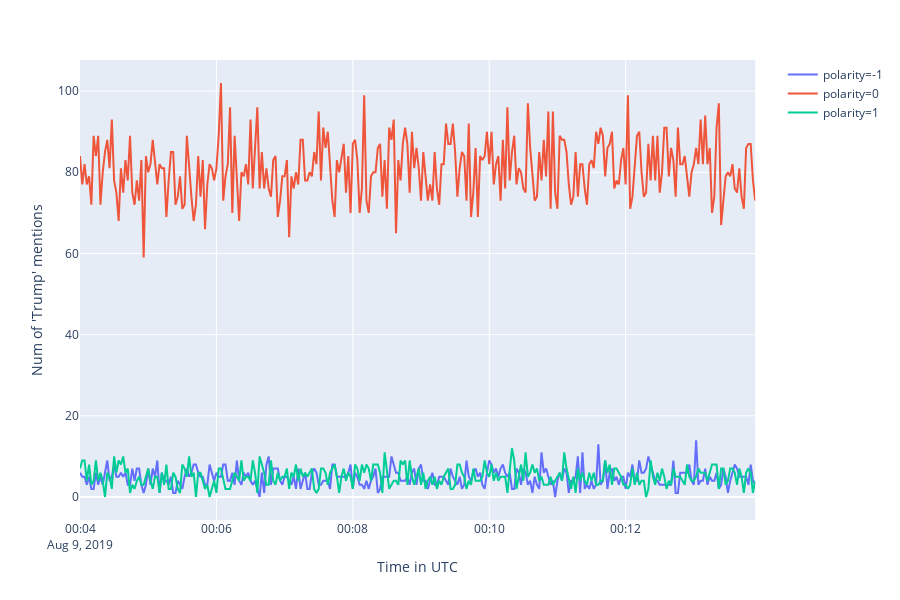

Notebook source saved alongside this figure:
### Code cell
'''
This plot shows the latest Twitter data within 30 mins and will automatically update.
In polarity:
    -1 means negative
    0  means neural
    +1 means positive
'''
while True:
    clear_output()
    db_connection = mysql.connector.connect(
        host="localhost",
        user="root",
        passwd="password",
        database="TwitterDB",
        charset = 'utf8'
    )
    # Load data from MySQL
    timenow = (datetime.datetime.utcnow() - datetime.timedelta(hours=0, minutes=10)).strftime('%Y-%m-%d %H:%M:%S')
    query = "SELECT id_str, text, created_at, polarity, user_location FROM {} WHERE created_at >= '{}' " \
                     .format(settings.TABLE_NAME, timenow)
    df = pd.read_sql(query, con=db_connection)
    # UTC for date time at default
    df['created_at'] = pd.to_datetime(df['created_at'])

    # Clean and transform data to enable time series
    result = df.groupby([pd.Grouper(key='created_at', freq='2s'), 'polarity']).count().unstack(fill_value=0).stack().reset_index()
    #result['created_at'] = pd.to_datetime(result['created_at']).apply(lambda x: x.strftime('%m-%d %H:%M'))
    #result = df
    result = result.rename(columns={"id_str": "Num of '{}' mentions".format(settings.TRACK_WORDS[0]), "created_at":"Time in UTC"})
    
    fig = px.line(result, x='Time in UTC', y="Num of '{}' mentions".format(settings.TRACK_WORDS[0]), color='polarity')
    fig.show()
    time.sleep(60)

### Figure 1 — Plotly figure (JSON) as saved in the notebook; plotly's stock layout.template omitted (floating-point values rounded to 4 significant figures; data arrays with more than 128 entries replaced by an {"elided": "..."} marker saying what was removed)
{"data": [{"hoverlabel": {"namelength": 0}, "hovertemplate": "polarity=-1<br>Time in UTC=%{x}<br>Num of 'Trump' mentions=%{y}", "legendgroup": "polarity=-1", "line": {"color": "#636efa", "dash": "solid"}, "mode": "lines", "name": "polarity=-1", "showlegend": true, "type": "scatter", "x": {"elided": "298 str values"}, "xaxis": "x", "y": {"elided": "298 int values"}, "yaxis": "y"}, {"hoverlabel": {"namelength": 0}, "hovertemplate": "polarity=0<br>Time in UTC=%{x}<br>Num of 'Trump' mentions=%{y}", "legendgroup": "polarity=0", "line": {"color": "#EF553B", "dash": "solid"}, "mode": "lines", "name": "polarity=0", "showlegend": true, "type": "scatter", "x": {"elided": "298 str values"}, "xaxis": "x", "y": {"elided": "298 int values"}, "yaxis": "y"}, {"hoverlabel": {"namelength": 0}, "hovertemplate": "polarity=1<br>Time in UTC=%{x}<br>Num of 'Trump' mentions=%{y}", "legendgroup": "polarity=1", "line": {"color": "#00cc96", "dash": "solid"}, "mode": "lines", "name": "polarity=1", "showlegend": true, "type": "scatter", "x": {"elided": "298 str values"}, "xaxis": "x", "y": {"elided": "298 int values"}, "yaxis": "y"}], "layout": {"height": 600, "legend": {"tracegroupgap": 0}, "margin": {"t": 60}, "xaxis": {"anchor": "y", "domain": [0, 0.98], "title": {"text": "Time in UTC"}}, "yaxis": {"anchor": "x", "domain": [0, 1], "title": {"text": "Num of 'Trump' mentions"}}}}
